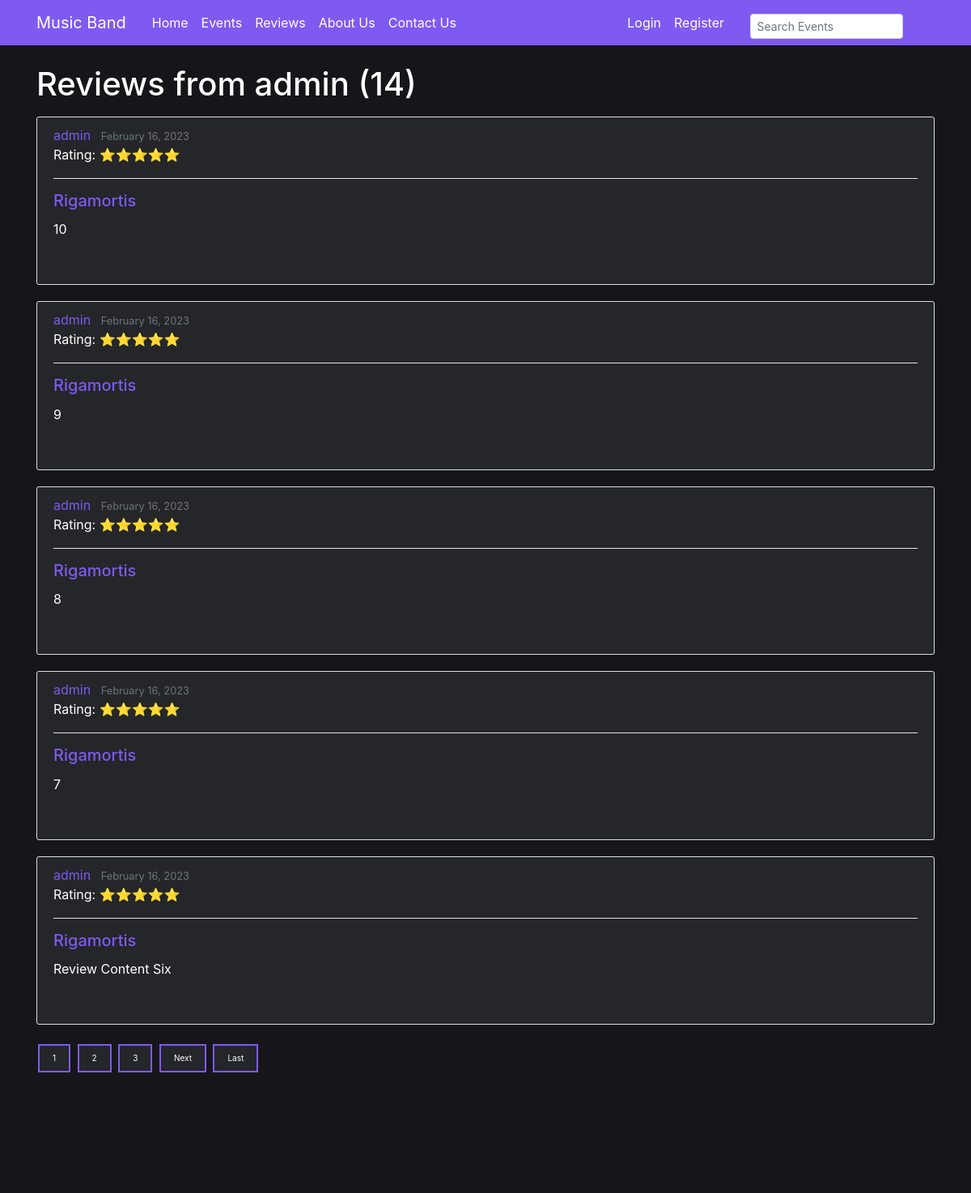
Page /user/admin (upper part) on the earlier database version.
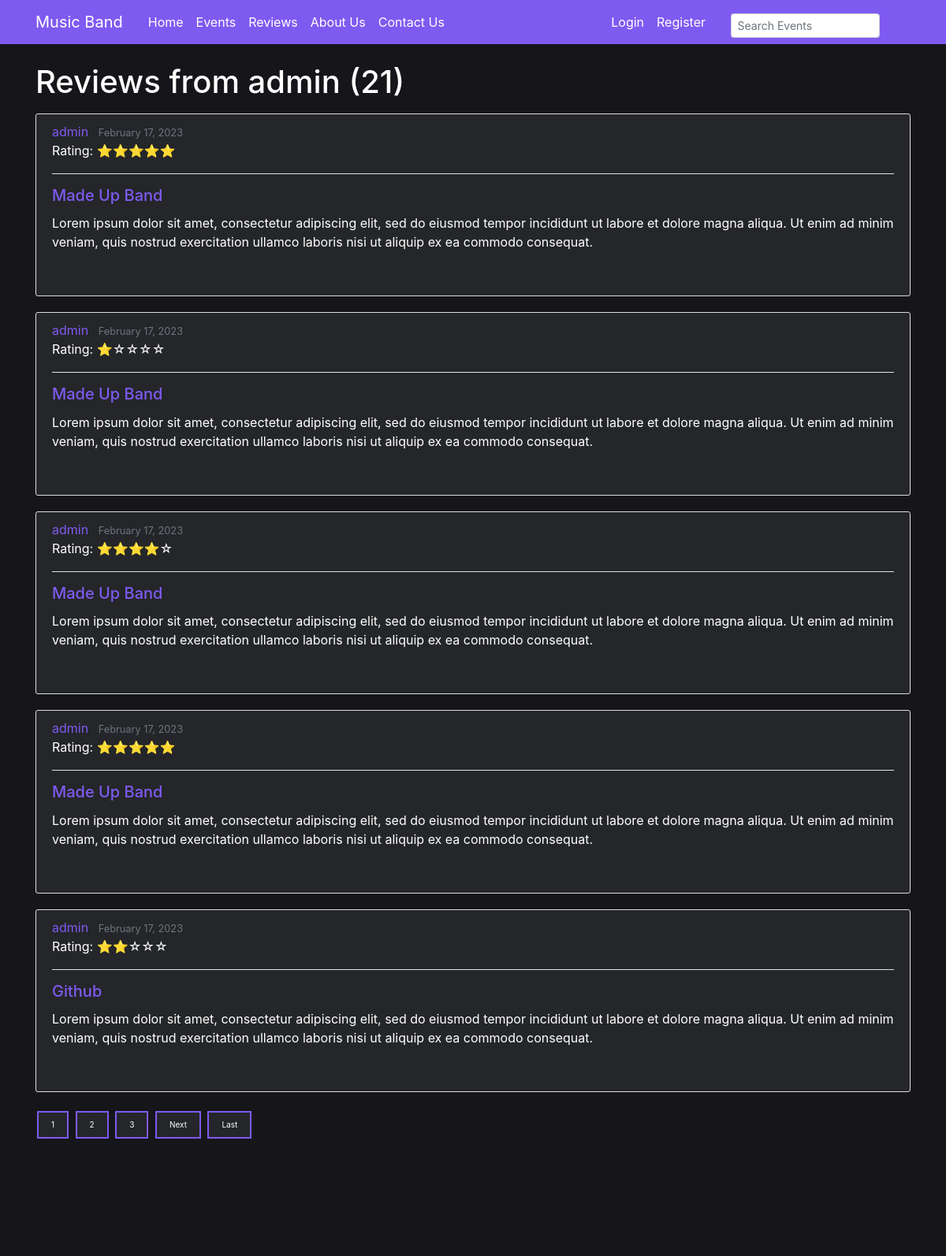
Same page on the later database version.
### events/models.py (models this page shows, shortened)
class Review(models.Model):
    author = models.CharField(max_length=100)
    event_rating = models.PositiveSmallIntegerField(validators=[MinValueValidator(0), MaxValueValidator(5)]) # event rating is a positive small integer field
    content = models.TextField()
    date_posted = models.DateTimeField(auto_now_add=True)
    event = models.ForeignKey(Event, on_delete=models.CASCADE)
    user = models.ForeignKey(settings.AUTH_USER_MODEL, on_delete=models.CASCADE, null=True)

class Event(models.Model):
    name = models.CharField(max_length=100)
    event_type = models.CharField(max_length=50)
    location = models.CharField(max_length=100)
    date = models.DateTimeField()
    description = models.TextField()
    photo = models.ImageField(upload_to='imgs')
    def __str__(self):
        return self.name

### events/views.py (the view)
# urls.py: path('user/<str:username>', UserReviewListView.as_view(), name='user-reviews'),
class UserReviewListView(ListView): # This view is used to display all the reviews in the database
    model = Review # Tells the view which model to query
    template_name = 'events/user_reviews.html' # <app>/<model>_<viewtype>.html
    context_object_name = 'reviews' # name of the object list that will be used in the template
    paginate_by = 5 # number of reviews to display per page
    def get_queryset(self):
        user = get_object_or_404(User, username=self.kwargs.get('username'))
        return Review.objects.filter(author=user).order_by('-date_posted') # orders the reviews by date posted

### events/templatetags/rating_stars.py (called while the page is built)
@register.filter
def stars(value):
    full_stars = int(value)
    empty_stars = 5 - full_stars
    return '⭐' * full_stars + '☆' * empty_stars

### events/templates/events/user_reviews.html (shortened to what this page needs)
{% extends "events/base.html" %}
{% load rating_stars %}
{% block content %}
    <h1 class="mb-3">Reviews from {{ view.kwargs.username }} ({{ page_obj.paginator.count }})</h1>
    {% for review in reviews %}
        <article class="media content-section">
            <div class="media-body">
                <div class="article-metadata">
                    <a class="mr-2" style="color: #7f5af0;" href="{% url 'user-reviews' review.author %}">{{ review.author }}</a>
                    <small class="text-muted">{{ review.date_posted|date:"F d, Y" }}</small>
                    <p class="review-card-rating">Rating: {{ review.event_rating|stars }}</p>
                </div>
                <h2><a class="event-card-title" href="{% url 'review-detail' review.id %}">{{ review.event}}</a></h2>
                <p class="article-content">{{ review.content }}</p>
            </div>
        </article>
    {% endfor %}
	{% if is_paginated %}
		{% for num in page_obj.paginator.page_range %}
			{% if page_obj.number == num %}
				<a class="pagination-button" href="?page={{ num }}">{{ num }}</a>
			{% elif num > page_obj.number|add:'-3' and num < page_obj.number|add:'3' %}
				<a class="pagination-button" href="?page={{ num }}">{{ num }}</a>
			{% endif %}
		{% endfor %}
		{% if page_obj.has_next %}
			<a class="pagination-button" href="?page={{ page_obj.next_page_number }}">Next</a>
			<a class="pagination-button" href="?page={{ page_obj.paginator.num_pages }}">Last</a>
		{% endif %}
	{% endif %}
{% endblock content %}

Differences in the rows shown:
removed Review: author "admin", date_posted "February 16, 2023", event_rating|stars "⭐⭐⭐⭐⭐", event "Rigamortis", content "10"
removed Review: author "admin", date_posted "February 16, 2023", event_rating|stars "⭐⭐⭐⭐⭐", event "Rigamortis", content "9"
removed Review: author "admin", date_posted "February 16, 2023", event_rating|stars "⭐⭐⭐⭐⭐", event "Rigamortis", content "8"
removed Review: author "admin", date_posted "February 16, 2023", event_rating|stars "⭐⭐⭐⭐⭐", event "Rigamortis", content "7"
removed Review: author "admin", date_posted "February 16, 2023", event_rating|stars "⭐⭐⭐⭐⭐", event "Rigamortis", content "Review Content Six"
added Review: author "admin", date_posted "February 17, 2023", event_rating|stars "⭐⭐⭐⭐⭐", event "Made Up Band", content "Lorem ipsum dolor sit amet, consectetur adipiscing elit, sed do eiusmod tempor incididunt ut labore et dolore magna aliqua. Ut enim ad minim veniam, quis nostrud exercitation ullamco laboris nisi ut aliquip ex ea commodo consequat."
added Review: author "admin", date_posted "February 17, 2023", event_rating|stars "⭐☆☆☆☆", event "Made Up Band", content "Lorem ipsum dolor sit amet, consectetur adipiscing elit, sed do eiusmod tempor incididunt ut labore et dolore magna aliqua. Ut enim ad minim veniam, quis nostrud exercitation ullamco laboris nisi ut aliquip ex ea commodo consequat."
added Review: author "admin", date_posted "February 17, 2023", event_rating|stars "⭐⭐⭐⭐☆", event "Made Up Band", content "Lorem ipsum dolor sit amet, consectetur adipiscing elit, sed do eiusmod tempor incididunt ut labore et dolore magna aliqua. Ut enim ad minim veniam, quis nostrud exercitation ullamco laboris nisi ut aliquip ex ea commodo consequat."
added Review: author "admin", date_posted "February 17, 2023", event_rating|stars "⭐⭐⭐⭐⭐", event "Made Up Band", content "Lorem ipsum dolor sit amet, consectetur adipiscing elit, sed do eiusmod tempor incididunt ut labore et dolore magna aliqua. Ut enim ad minim veniam, quis nostrud exercitation ullamco laboris nisi ut aliquip ex ea commodo consequat."
added Review: author "admin", date_posted "February 17, 2023", event_rating|stars "⭐⭐☆☆☆", event "Github", content "Lorem ipsum dolor sit amet, consectetur adipiscing elit, sed do eiusmod tempor incididunt ut labore et dolore magna aliqua. Ut enim ad minim veniam, quis nostrud exercitation ullamco laboris nisi ut aliquip ex ea commodo consequat."
Other differences:
{{ page_obj.paginator.count }}: "14" → "21"
